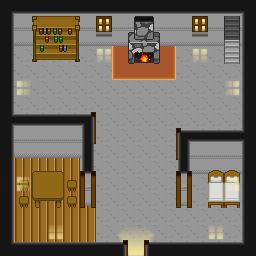

Below is a game level as drawn by its tile map, then a one-line description and the .tmx that defines it (tile-layer data replaced by summaries):
An orthogonal 16x16 tile map with 16x16 px tiles, 5 tile layers (ground1, walls1, objects1, lights1, ...), 2 tilesets and 29 objects (10x sign, 2x warpField, 2x startField, person).

<map version="1.0" orientation="orthogonal" width="16" height="16" tilewidth="16" tileheight="16">
 <properties>
  <property name="musicIndex" value="1" />
  <property name="musicType" value="town" />
 </properties>
 <tileset firstgid="1" name="limbusdev_world" tilewidth="16" tileheight="16">
  <image source="../spritesheets/limbusdev_world.png" width="1024" height="1024" />
 </tileset>
 <tileset firstgid="4097" name="limbusdev_world2" tilewidth="16" tileheight="16">
  <image source="../spritesheets/limbusdev_world2.png" width="1024" height="1024" />
 </tileset>
 <layer name="ground1" width="16" height="16">
  <data>[256 cells, 240 non-empty, 8 distinct tile ids]</data>
 </layer>
 <layer name="walls1" width="16" height="16">
  <data>[256 cells, 54 non-empty, 10 distinct tile ids]</data>
 </layer>
 <layer name="objects1" width="16" height="16">
  <data>[256 cells, 36 non-empty, 26 distinct tile ids]</data>
 </layer>
 <layer name="lights1" width="16" height="16">
  <data>[256 cells, 14 non-empty, 10 distinct tile ids]</data>
 </layer>
 <layer name="tops1" width="16" height="16">
  <data>[256 cells, 84 non-empty, 24 distinct tile ids]</data>
 </layer>
 <objectgroup name="colliderWalls1" width="16" height="16">
  <object x="0" y="0" width="224" height="48" />
  <object x="224" y="0" width="32" height="16" />
  <object x="240" y="16" width="16" height="240" />
  <object x="0" y="48" width="16" height="208" />
  <object x="16" y="240" width="112" height="16" />
  <object x="144" y="240" width="96" height="16" />
  <object x="16" y="144" width="80" height="16" />
  <object x="80" y="160" width="16" height="48" />
  <object x="176" y="160" width="16" height="48" />
  <object x="192" y="160" width="48" height="16" />
  <object x="208" y="176" width="32" height="16" />
  <object x="32" y="176" width="32" height="32" />
  <object x="128" y="48" width="32" height="16" />
  <object x="32" y="48" width="48" height="16" />
 </objectgroup>
 <objectgroup name="sensors" width="16" height="16">
  <object name="warpField" x="128" y="240" width="16" height="16">
   <properties>
    <property name="targetID" value="3" />
    <property name="targetWarpPointID" value="3" />
   </properties>
  </object>
  <object name="startField" x="128" y="224" width="16" height="16">
   <properties>
    <property name="fieldID" value="1" />
   </properties>
  </object>
  <object name="warpField" x="224" y="16" width="16" height="16">
   <properties>
    <property name="targetID" value="5" />
    <property name="targetWarpPointID" value="1" />
   </properties>
  </object>
  <object name="startField" x="224" y="32" width="16" height="16">
   <properties>
    <property name="fieldID" value="2" />
   </properties>
  </object>
 </objectgroup>
 <objectgroup name="livingEntities" width="16" height="16" visible="0">
  <object name="person" x="48" y="80" width="16" height="16">
   <properties>
    <property name="male" value="true" />
    <property name="moving" value="true" />
    <property name="path" value="E,E,E,E,E,W,W,W,W,W" />
    <property name="spriteIndex" value="1" />
    <property name="startDir" value="S" />
   </properties>
  </object>
 </objectgroup>
 <objectgroup name="objects" width="16" height="16" visible="0">
  <object name="sign" x="128" y="48" width="16" height="16">
   <properties>
    <property name="text" value="The fire is warm and feels good." />
    <property name="title" value="Oven" />
   </properties>
  </object>
  <object name="sign" x="144" y="48" width="16" height="16">
   <properties>
    <property name="text" value="The fire is warm and feels good." />
    <property name="title" value="Oven" />
   </properties>
  </object>
  <object name="sign" x="144" y="32" width="16" height="16">
   <properties>
    <property name="text" value="The fire is warm and feels good." />
    <property name="title" value="Oven" />
   </properties>
  </object>
  <object name="sign" x="128" y="32" width="16" height="16">
   <properties>
    <property name="text" value="The fire is warm and feels good." />
    <property name="title" value="Oven" />
   </properties>
  </object>
  <object name="sign" x="32" y="48" width="16" height="16">
   <properties>
    <property name="text" value="Many interesting books about the old world." />
    <property name="title" value="Shelf" />
   </properties>
  </object>
  <object name="sign" x="48" y="48" width="16" height="16">
   <properties>
    <property name="text" value="Many interesting books about the old world." />
    <property name="title" value="Shelf" />
   </properties>
  </object>
  <object name="sign" x="64" y="48" width="16" height="16">
   <properties>
    <property name="text" value="Many interesting books about the old world." />
    <property name="title" value="Shelf" />
   </properties>
  </object>
  <object name="sign" x="64" y="32" width="16" height="16">
   <properties>
    <property name="text" value="Many interesting books about the old world." />
    <property name="title" value="Shelf" />
   </properties>
  </object>
  <object name="sign" x="48" y="32" width="16" height="16">
   <properties>
    <property name="text" value="Many interesting books about the old world." />
    <property name="title" value="Shelf" />
   </properties>
  </object>
  <object name="sign" x="32" y="32" width="16" height="16">
   <properties>
    <property name="text" value="Many interesting books about the old world." />
    <property name="title" value="Shelf" />
   </properties>
  </object>
 </objectgroup>
</map>
